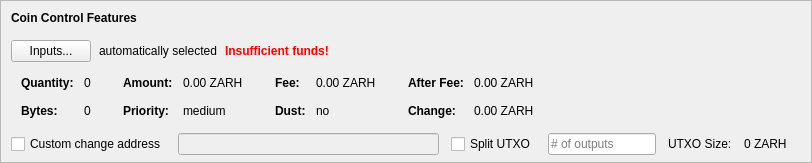
    <widget class="QFrame" name="frameCoinControl">
     <property name="sizePolicy">
      <sizepolicy hsizetype="Expanding" vsizetype="Expanding">
       <horstretch>0</horstretch>
       <verstretch>0</verstretch>
      </sizepolicy>
     </property>
     <property name="maximumSize">
      <size>
       <width>16777215</width>
       <height>16777215</height>
      </size>
     </property>
     <property name="frameShape">
      <enum>QFrame::StyledPanel</enum>
     </property>
     <property name="frameShadow">
      <enum>QFrame::Sunken</enum>
     </property>
     <layout class="QVBoxLayout" name="verticalLayoutCoinControl2">
      <property name="spacing">
       <number>0</number>
      </property>
      <property name="leftMargin">
       <number>0</number>
      </property>
      <property name="topMargin">
       <number>0</number>
      </property>
      <property name="rightMargin">
       <number>0</number>
      </property>
      <property name="bottomMargin">
       <number>6</number>
      </property>
      <item>
       <layout class="QVBoxLayout" name="verticalLayoutCoinControl" stretch="0,0,0,0,1">
        <property name="spacing">
         <number>0</number>
        </property>
        <property name="leftMargin">
         <number>10</number>
        </property>
        <property name="topMargin">
         <number>10</number>
        </property>
        <item>
         <layout class="QHBoxLayout" name="horizontalLayoutCoinControl1">
          <property name="bottomMargin">
           <number>15</number>
          </property>
          <item>
           <widget class="QLabel" name="labelCoinControlFeatures">
            <property name="sizePolicy">
             <sizepolicy hsizetype="Preferred" vsizetype="Maximum">
              <horstretch>0</horstretch>
              <verstretch>0</verstretch>
             </sizepolicy>
            </property>
            <property name="font">
             <font>
              <weight>75</weight>
              <bold>true</bold>
             </font>
            </property>
            <property name="styleSheet">
             <string notr="true">font-weight:bold;</string>
            </property>
            <property name="text">
             <string>Coin Control Features</string>
            </property>
           </widget>
          </item>
         </layout>
        </item>
        <item>
         <layout class="QHBoxLayout" name="horizontalLayoutCoinControl2" stretch="0,0,0,0">
          <property name="spacing">
           <number>8</number>
          </property>
          <property name="bottomMargin">
           <number>10</number>
          </property>
          <item>
           <widget class="QPushButton" name="pushButtonCoinControl">
            <property name="styleSheet">
             <string notr="true"/>
            </property>
            <property name="text">
             <string>Inputs...</string>
            </property>
            <property name="autoDefault">
             <bool>false</bool>
            </property>
           </widget>
          </item>
          <item>
           <widget class="QLabel" name="labelCoinControlAutomaticallySelected">
            <property name="text">
             <string>automatically selected</string>
            </property>
            <property name="margin">
             <number>5</number>
            </property>
           </widget>
          </item>
          <item>
           <widget class="QLabel" name="labelCoinControlInsuffFunds">
            <property name="font">
             <font>
              <weight>75</weight>
              <bold>true</bold>
             </font>
            </property>
            <property name="styleSheet">
             <string notr="true">color:red;font-weight:bold;</string>
            </property>
            <property name="text">
             <string>Insufficient funds!</string>
            </property>
            <property name="margin">
             <number>5</number>
            </property>
           </widget>
          </item>
          <item>
           <spacer name="horizontalSpacerCoinControl">
            <property name="orientation">
             <enum>Qt::Horizontal</enum>
            </property>
            <property name="sizeHint" stdset="0">
             <size>
              <width>40</width>
              <height>1</height>
             </size>
            </property>
           </spacer>
          </item>
         </layout>
        </item>
        <item>
         <widget class="QWidget" name="widgetCoinControl" native="true">
          <property name="sizePolicy">
           <sizepolicy hsizetype="Preferred" vsizetype="Preferred">
            <horstretch>0</horstretch>
            <verstretch>0</verstretch>
           </sizepolicy>
          </property>
          <property name="minimumSize">
           <size>
            <width>0</width>
            <height>0</height>
           </size>
          </property>
          <property name="styleSheet">
           <string notr="true"/>
          </property>
          <layout class="QHBoxLayout" name="horizontalLayoutCoinControl5">
           <property name="leftMargin">
            <number>0</number>
           </property>
           <property name="topMargin">
            <number>0</number>
           </property>
           <property name="rightMargin">
            <number>0</number>
           </property>
           <property name="bottomMargin">
            <number>0</number>
           </property>
           <item>
            <layout class="QHBoxLayout" name="horizontalLayoutCoinControl3" stretch="0,0,0,1">
             <property name="spacing">
              <number>20</number>
             </property>
             <property name="topMargin">
              <number>0</number>
             </property>
             <property name="bottomMargin">
              <number>10</number>
             </property>
             <item>
              <layout class="QFormLayout" name="formLayoutCoinControl1">
               <property name="horizontalSpacing">
                <number>10</number>
               </property>
               <property name="verticalSpacing">
                <number>14</number>
               </property>
               <property name="leftMargin">
                <number>10</number>
               </property>
               <property name="topMargin">
                <number>4</number>
               </property>
               <property name="rightMargin">
                <number>6</number>
               </property>
               <item row="0" column="0">
                <widget class="QLabel" name="labelCoinControlQuantityText">
                 <property name="font">
                  <font>
                   <weight>75</weight>
                   <bold>true</bold>
                  </font>
                 </property>
                 <property name="text">
                  <string>Quantity:</string>
                 </property>
                 <property name="margin">
                  <number>0</number>
                 </property>
                </widget>
               </item>
               <item row="0" column="1">
                <widget class="QLabel" name="labelCoinControlQuantity">
                 <property name="cursor">
                  <cursorShape>IBeamCursor</cursorShape>
                 </property>
                 <property name="contextMenuPolicy">
                  <enum>Qt::ActionsContextMenu</enum>
                 </property>
                 <property name="text">
                  <string notr="true">0</string>
                 </property>
                 <property name="margin">
                  <number>0</number>
                 </property>
                 <property name="textInteractionFlags">
                  <set>Qt::LinksAccessibleByMouse|Qt::TextSelectableByKeyboard|Qt::TextSelectableByMouse</set>
                 </property>
                </widget>
               </item>
               <item row="1" column="0">
                <widget class="QLabel" name="labelCoinControlBytesText">
                 <property name="font">
                  <font>
                   <weight>75</weight>
                   <bold>true</bold>
                  </font>
                 </property>
                 <property name="text">
                  <string>Bytes:</string>
                 </property>
                </widget>
               </item>
               <item row="1" column="1">
                <widget class="QLabel" name="labelCoinControlBytes">
                 <property name="cursor">
                  <cursorShape>IBeamCursor</cursorShape>
                 </property>
                 <property name="contextMenuPolicy">
                  <enum>Qt::ActionsContextMenu</enum>
                 </property>
                 <property name="text">
                  <string notr="true">0</string>
                 </property>
                 <property name="textInteractionFlags">
                  <set>Qt::LinksAccessibleByMouse|Qt::TextSelectableByKeyboard|Qt::TextSelectableByMouse</set>
                 </property>
                </widget>
               </item>
              </layout>
             </item>
             <item>
              <layout class="QFormLayout" name="formLayoutCoinControl2">
               <property name="horizontalSpacing">
                <number>10</number>
               </property>
               <property name="verticalSpacing">
                <number>14</number>
               </property>
               <property name="leftMargin">
                <number>6</number>
               </property>
               <property name="topMargin">
                <number>4</number>
               </property>
               <property name="rightMargin">
                <number>6</number>
               </property>
               <item row="0" column="0">
                <widget class="QLabel" name="labelCoinControlAmountText">
                 <property name="font">
                  <font>
                   <weight>75</weight>
                   <bold>true</bold>
                  </font>
                 </property>
                 <property name="text">
                  <string>Amount:</string>
                 </property>
                 <property name="margin">
                  <number>0</number>
                 </property>
                </widget>
               </item>
               <item row="0" column="1">
                <widget class="QLabel" name="labelCoinControlAmount">
                 <property name="cursor">
                  <cursorShape>IBeamCursor</cursorShape>
                 </property>
                 <property name="contextMenuPolicy">
                  <enum>Qt::ActionsContextMenu</enum>
                 </property>
                 <property name="text">
                  <string notr="true">0.00 ZARH</string>
                 </property>
                 <property name="textInteractionFlags">
                  <set>Qt::LinksAccessibleByMouse|Qt::TextSelectableByKeyboard|Qt::TextSelectableByMouse</set>
                 </property>
                </widget>
               </item>
               <item row="1" column="0">
                <widget class="QLabel" name="labelCoinControlPriorityText">
                 <property name="font">
                  <font>
                   <weight>75</weight>
                   <bold>true</bold>
                  </font>
                 </property>
                 <property name="text">
                  <string>Priority:</string>
                 </property>
                </widget>
               </item>
               <item row="1" column="1">
                <widget class="QLabel" name="labelCoinControlPriority">
                 <property name="cursor">
                  <cursorShape>IBeamCursor</cursorShape>
                 </property>
                 <property name="contextMenuPolicy">
                  <enum>Qt::ActionsContextMenu</enum>
                 </property>
                 <property name="text">
                  <string>medium</string>
                 </property>
                 <property name="textInteractionFlags">
                  <set>Qt::LinksAccessibleByMouse|Qt::TextSelectableByKeyboard|Qt::TextSelectableByMouse</set>
                 </property>
                </widget>
               </item>
              </layout>
             </item>
             <item>
              <layout class="QFormLayout" name="formLayoutCoinControl3">
               <property name="horizontalSpacing">
                <number>10</number>
               </property>
               <property name="verticalSpacing">
                <number>14</number>
               </property>
               <property name="leftMargin">
                <number>6</number>
               </property>
               <property name="topMargin">
                <number>4</number>
               </property>
               <property name="rightMargin">
                <number>6</number>
               </property>
               <item row="0" column="0">
                <widget class="QLabel" name="labelCoinControlFeeText">
                 <property name="font">
                  <font>
                   <weight>75</weight>
                   <bold>true</bold>
                  </font>
                 </property>
                 <property name="text">
                  <string>Fee:</string>
                 </property>
                 <property name="margin">
                  <number>0</number>
                 </property>
                </widget>
               </item>
               <item row="0" column="1">
                <widget class="QLabel" name="labelCoinControlFee">
                 <property name="cursor">
                  <cursorShape>IBeamCursor</cursorShape>
                 </property>
                 <property name="contextMenuPolicy">
                  <enum>Qt::ActionsContextMenu</enum>
                 </property>
                 <property name="text">
                  <string notr="true">0.00 ZARH</string>
                 </property>
                 <property name="textInteractionFlags">
                  <set>Qt::LinksAccessibleByMouse|Qt::TextSelectableByKeyboard|Qt::TextSelectableByMouse</set>
                 </property>
                </widget>
               </item>
               <item row="1" column="0">
                <widget class="QLabel" name="labelCoinControlLowOutputText">
                 <property name="font">
                  <font>
                   <weight>75</weight>
                   <bold>true</bold>
                  </font>
                 </property>
                 <property name="text">
                  <string>Dust:</string>
                 </property>
                </widget>
               </item>
               <item row="1" column="1">
                <widget class="QLabel" name="labelCoinControlLowOutput">
                 <property name="cursor">
                  <cursorShape>IBeamCursor</cursorShape>
                 </property>
                 <property name="contextMenuPolicy">
                  <enum>Qt::ActionsContextMenu</enum>
                 </property>
                 <property name="text">
                  <string>no</string>
                 </property>
                 <property name="textInteractionFlags">
                  <set>Qt::LinksAccessibleByMouse|Qt::TextSelectableByKeyboard|Qt::TextSelectableByMouse</set>
                 </property>
                </widget>
               </item>
              </layout>
             </item>
             <item>
              <layout class="QFormLayout" name="formLayoutCoinControl4">
               <property name="horizontalSpacing">
                <number>10</number>
               </property>
               <property name="verticalSpacing">
                <number>14</number>
               </property>
               <property name="leftMargin">
                <number>6</number>
               </property>
               <property name="topMargin">
                <number>4</number>
               </property>
               <property name="rightMargin">
                <number>6</number>
               </property>
               <item row="0" column="0">
                <widget class="QLabel" name="labelCoinControlAfterFeeText">
                 <property name="font">
                  <font>
                   <weight>75</weight>
                   <bold>true</bold>
                  </font>
                 </property>
                 <property name="text">
                  <string>After Fee:</string>
                 </property>
                 <property name="margin">
                  <number>0</number>
                 </property>
                </widget>
               </item>
               <item row="0" column="1">
                <widget class="QLabel" name="labelCoinControlAfterFee">
                 <property name="cursor">
                  <cursorShape>IBeamCursor</cursorShape>
                 </property>
                 <property name="contextMenuPolicy">
                  <enum>Qt::ActionsContextMenu</enum>
                 </property>
                 <property name="text">
                  <string notr="true">0.00 ZARH</string>
                 </property>
                 <property name="textInteractionFlags">
                  <set>Qt::LinksAccessibleByMouse|Qt::TextSelectableByKeyboard|Qt::TextSelectableByMouse</set>
                 </property>
                </widget>
               </item>
               <item row="1" column="0">
                <widget class="QLabel" name="labelCoinControlChangeText">
                 <property name="font">
                  <font>
                   <weight>75</weight>
                   <bold>true</bold>
                  </font>
                 </property>
                 <property name="text">
                  <string>Change:</string>
                 </property>
                </widget>
               </item>
               <item row="1" column="1">
                <widget class="QLabel" name="labelCoinControlChange">
                 <property name="cursor">
                  <cursorShape>IBeamCursor</cursorShape>
                 </property>
                 <property name="contextMenuPolicy">
                  <enum>Qt::ActionsContextMenu</enum>
                 </property>
                 <property name="text">
                  <string notr="true">0.00 ZARH</string>
                 </property>
                 <property name="textInteractionFlags">
                  <set>Qt::LinksAccessibleByMouse|Qt::TextSelectableByKeyboard|Qt::TextSelectableByMouse</set>
                 </property>
                </widget>
               </item>
              </layout>
             </item>
            </layout>
           </item>
          </layout>
         </widget>
        </item>
        <item>
         <layout class="QHBoxLayout" name="horizontalLayoutCoinControl4" stretch="0,0,0,0,0,0,0">
          <property name="spacing">
           <number>12</number>
          </property>
          <property name="sizeConstraint">
           <enum>QLayout::SetDefaultConstraint</enum>
          </property>
          <property name="topMargin">
           <number>5</number>
          </property>
          <property name="rightMargin">
           <number>5</number>
          </property>
          <item>
           <widget class="QCheckBox" name="checkBoxCoinControlChange">
            <property name="toolTip">
             <string>If this is activated, but the change address is empty or invalid, change will be sent to a newly generated address.</string>
            </property>
            <property name="text">
             <string>Custom change address</string>
            </property>
           </widget>
          </item>
          <item>
           <widget class="QValidatedLineEdit" name="lineEditCoinControlChange">
            <property name="enabled">
             <bool>false</bool>
            </property>
            <property name="sizePolicy">
             <sizepolicy hsizetype="Expanding" vsizetype="Fixed">
              <horstretch>0</horstretch>
              <verstretch>0</verstretch>
             </sizepolicy>
            </property>
           </widget>
          </item>
          <item>
           <widget class="QCheckBox" name="splitBlockCheckBox">
            <property name="text">
             <string>Split UTXO</string>
            </property>
           </widget>
          </item>
          <item>
           <widget class="QLineEdit" name="splitBlockLineEdit">
            <property name="sizePolicy">
             <sizepolicy hsizetype="Fixed" vsizetype="Fixed">
              <horstretch>50</horstretch>
              <verstretch>0</verstretch>
             </sizepolicy>
            </property>
            <property name="placeholderText">
             <string># of outputs</string>
            </property>
           </widget>
          </item>
          <item>
           <widget class="QLabel" name="labelBlockSizeText">
            <property name="text">
             <string>UTXO Size:</string>
            </property>
           </widget>
          </item>
          <item>
           <widget class="QLabel" name="labelBlockSize">
            <property name="text">
             <string>0 ZARH</string>
            </property>
           </widget>
          </item>
          <item>
           <widget class="QLabel" name="labelCoinControlChangeLabel">
            <property name="sizePolicy">
             <sizepolicy hsizetype="Preferred" vsizetype="Expanding">
              <horstretch>0</horstretch>
              <verstretch>0</verstretch>
             </sizepolicy>
            </property>
            <property name="minimumSize">
             <size>
              <width>0</width>
              <height>0</height>
             </size>
            </property>
            <property name="text">
             <string/>
            </property>
            <property name="margin">
             <number>3</number>
            </property>
           </widget>
          </item>
         </layout>
        </item>
        <item>
         <spacer name="verticalSpacerCoinControl">
          <property name="orientation">
           <enum>Qt::Vertical</enum>
          </property>
          <property name="sizeHint" stdset="0">
           <size>
            <width>800</width>
            <height>1</height>
           </size>
          </property>
         </spacer>
        </item>
       </layout>
      </item>
     </layout>
    </widget>
